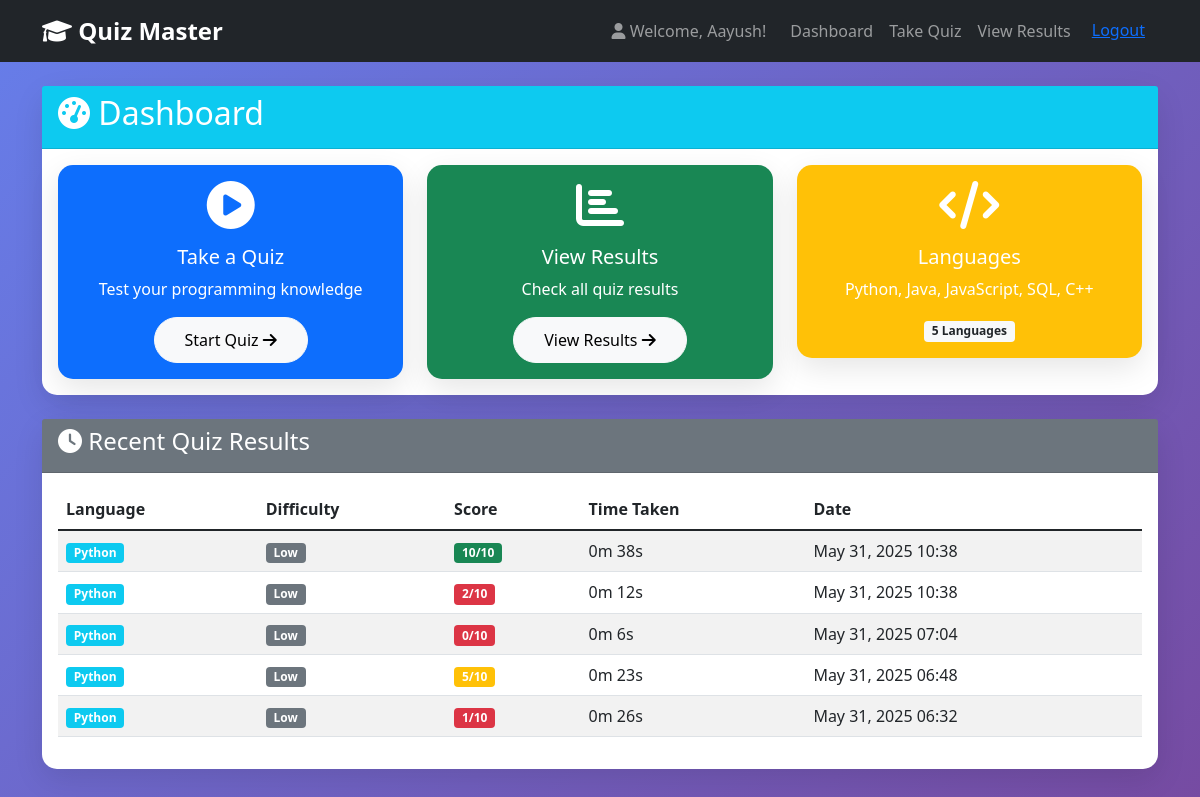
Page /dashboard/ (signed in) on the earlier database version.
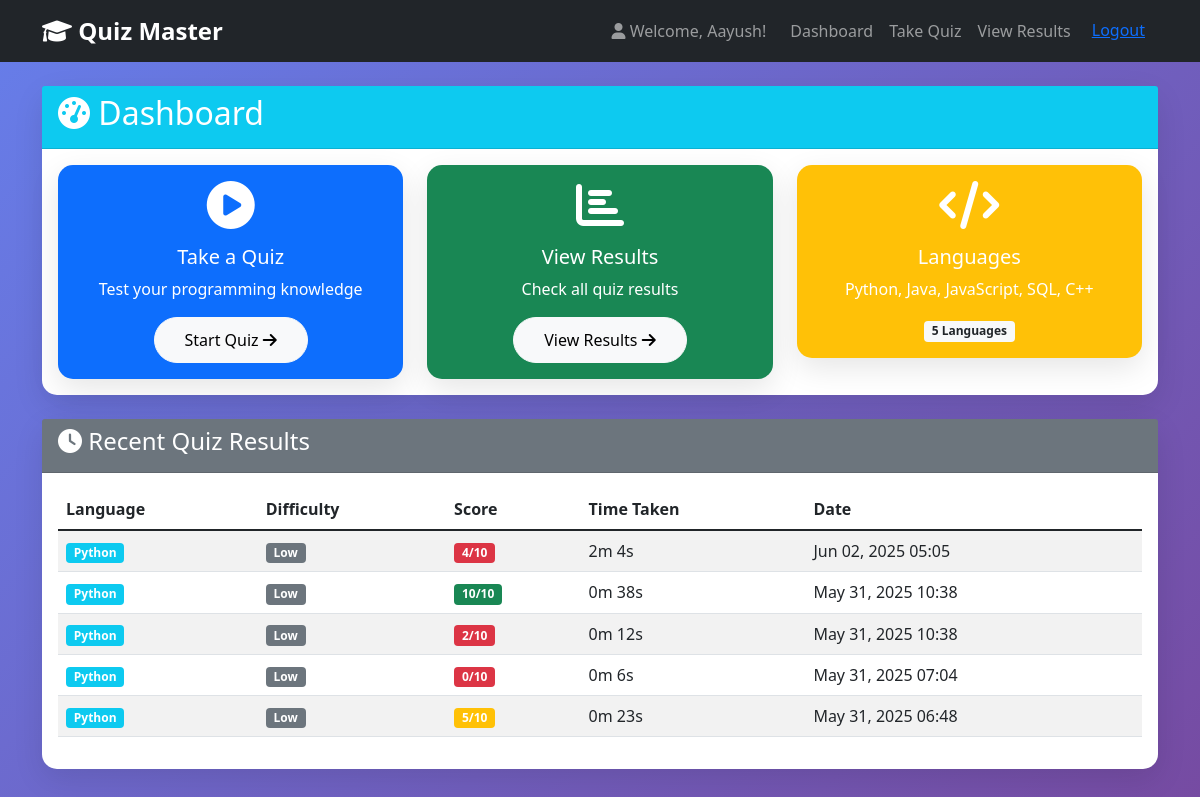
Same page on the later database version.
### quiz_app/models.py (models this page shows, shortened)
class QuizUser(models.Model):
    user = models.OneToOneField(User, on_delete=models.CASCADE)
    name = models.CharField(max_length=100)
    created_at = models.DateTimeField(auto_now_add=True)

class QuizResult(models.Model):
    user = models.ForeignKey(QuizUser, on_delete=models.CASCADE)
    language = models.CharField(max_length=20)
    difficulty = models.CharField(max_length=10)
    score = models.IntegerField()
    total_time = models.DurationField()  # Time taken to complete quiz
    completed_at = models.DateTimeField(auto_now_add=True)
    def get_time_display(self):
        total_seconds = int(self.total_time.total_seconds())
        minutes = total_seconds // 60
        seconds = total_seconds % 60
        return f"{minutes}m {seconds}s"

### quiz_app/views.py (the view)
# urls.py: path('dashboard/', views.dashboard_view, name='dashboard'),
@login_required
def dashboard_view(request):
    quiz_user = get_object_or_404(QuizUser, user=request.user)
    recent_results = QuizResult.objects.filter(user=quiz_user).order_by('-completed_at')[:5]
    return render(request, 'quiz_app/dashboard.html', {
        'quiz_user': quiz_user,
        'recent_results': recent_results
    })

### templates/quiz_app/dashboard.html (shortened to what this page needs)
{% extends 'base.html' %}
{% block content %}
<div class="row">
    <div class="col-12">
        <div class="card mb-4">
            <div class="card-header bg-info text-white">
                <h2><i class="fas fa-tachometer-alt"></i> Dashboard</h2>
            </div>
            <div class="card-body">
                <div class="row">
                    <div class="col-md-4">
                        <div class="card quiz-card bg-primary text-white">
                            <div class="card-body text-center">
                                <i class="fas fa-play-circle fa-3x mb-3"></i>
                                <h5>Take a Quiz</h5>
                                <p>Test your programming knowledge</p>
                                <a href="{% url 'quiz_selection' %}" class="btn btn-light btn-custom">
                                    Start Quiz <i class="fas fa-arrow-right"></i>
                                </a>
                            </div>
                        </div>
                    </div>
                    <div class="col-md-4">
                        <div class="card quiz-card bg-success text-white">
                            <div class="card-body text-center">
                                <i class="fas fa-chart-bar fa-3x mb-3"></i>
                                <h5>View Results</h5>
                                <p>Check all quiz results</p>
                                <a href="{% url 'results_table' %}" class="btn btn-light btn-custom">
                                    View Results <i class="fas fa-arrow-right"></i>
                                </a>
                            </div>
                        </div>
                    </div>
                    <div class="col-md-4">
                        <div class="card quiz-card bg-warning text-white">
                            <div class="card-body text-center">
                                <i class="fas fa-code fa-3x mb-3"></i>
                                <h5>Languages</h5>
                                <p>Python, Java, JavaScript, SQL, C++</p>
                                <span class="badge bg-light text-dark">5 Languages</span>
                            </div>
                        </div>
                    </div>
                </div>
            </div>
        </div>
    </div>
</div>
{% if recent_results %}
<div class="row">
    <div class="col-12">
        <div class="card">
            <div class="card-header bg-secondary text-white">
                <h4><i class="fas fa-clock"></i> Recent Quiz Results</h4>
            </div>
            <div class="card-body">
                <div class="table-responsive">
                    <table class="table table-striped">
                        <thead>
                            <tr>
                                <th>Language</th>
                                <th>Difficulty</th>
                                <th>Score</th>
                                <th>Time Taken</th>
                                <th>Date</th>
                            </tr>
                        </thead>
                        <tbody>
                            {% for result in recent_results %}
                            <tr>
                                <td><span class="badge bg-info">{{ result.language }}</span></td>
                                <td><span class="badge bg-secondary">{{ result.difficulty }}</span></td>
                                <td>
                                    <span class="badge {% if result.score >= 7 %}bg-success{% elif result.score >= 5 %}bg-warning{% else %}bg-danger{% endif %}">
                                        {{ result.score }}/10
                                    </span>
                                </td>
                                <td>{{ result.get_time_display }}</td>
                                <td>{{ result.completed_at|date:"M d, Y H:i" }}</td>
                            </tr>
                            {% endfor %}
                        </tbody>
                    </table>
                </div>
            </div>
        </div>
    </div>
</div>
{% endif %}
{% endblock %}

### templates/base.html (shortened to what this page needs)
<!DOCTYPE html>
<html lang="en">
<head>
    <link href="https://cdn.jsdelivr.net/npm/bootstrap@5.1.3/dist/css/bootstrap.min.css" rel="stylesheet">
    <link href="https://cdn.datatables.net/1.11.5/css/dataTables.bootstrap5.min.css" rel="stylesheet">
    <link href="https://cdnjs.cloudflare.com/ajax/libs/font-awesome/6.0.0/css/all.min.css" rel="stylesheet">
</head>
<body>
    <nav class="navbar navbar-expand-lg navbar-dark bg-dark">
        <div class="container">
            <a class="navbar-brand" href="{% url 'dashboard' %}">
                <i class="fas fa-graduation-cap"></i> Quiz Master
            </a>
            {% if user.is_authenticated %}
            <div class="navbar-nav ms-auto">
                <span class="navbar-text me-3">
                    <i class="fas fa-user"></i> Welcome, {{ user.quizuser.name }}!
                </span>
                <a class="nav-link" href="{% url 'dashboard' %}">Dashboard</a>
                <a class="nav-link" href="{% url 'quiz_selection' %}">Take Quiz</a>
                <a class="nav-link" href="{% url 'results_table' %}">View Results</a>
                <form action="{% url 'logout' %}" method="post" style="display:inline;">
                    <button type="submit" class="btn btn-link">Logout</button>
                </form>
            </div>
            {% endif %}
        </div>
    </nav>
    <div class="container mt-4">
        {% block content %}
        {% endblock %}
    </div>
</body>
</html>

### templates/base.html (style rules this page uses)
body { background: linear-gradient(135deg, #667eea 0%, #764ba2 100%); min-height: 100vh; }
.card { box-shadow: 0 10px 30px rgba(0,0,0,0.1); border: none; border-radius: 15px; }
.quiz-card { transition: transform 0.3s; }
.navbar-brand { font-weight: bold; font-size: 1.5rem; }
.btn-custom { border-radius: 25px; padding: 10px 30px; }

Differences in the rows shown:
no longer on this page (row unchanged): QuizResult: language "Python", difficulty "Low", score "1", time "0m 26s", completed_at "May 31, 2025 06:32"
added QuizResult: language "Python", difficulty "Low", score "4", time "2m 4s", completed_at "Jun 02, 2025 05:05"
